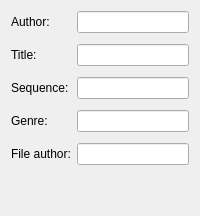
       <widget class="QWidget" name="widget_4">
        <attribute name="title">
         <string>Search</string>
        </attribute>
        <layout class="QVBoxLayout" name="verticalLayout_6">
         <item>
          <layout class="QGridLayout" name="gridLayout">
           <item row="0" column="1">
            <widget class="QLineEdit" name="searchByAuthorEdit"/>
           </item>
           <item row="2" column="1">
            <widget class="QLineEdit" name="searchByTitleEdit"/>
           </item>
           <item row="4" column="1">
            <widget class="QLineEdit" name="searchBySeqEdit"/>
           </item>
           <item row="6" column="1">
            <widget class="QLineEdit" name="searchByGenreEdit"/>
           </item>
           <item row="6" column="0">
            <widget class="QLabel" name="label_3">
             <property name="text">
              <string>Genre:</string>
             </property>
            </widget>
           </item>
           <item row="4" column="0">
            <widget class="QLabel" name="label_4">
             <property name="text">
              <string>Sequence:</string>
             </property>
            </widget>
           </item>
           <item row="2" column="0">
            <widget class="QLabel" name="label_5">
             <property name="text">
              <string>Title:</string>
             </property>
            </widget>
           </item>
           <item row="0" column="0">
            <widget class="QLabel" name="label_6">
             <property name="text">
              <string>Author:</string>
             </property>
            </widget>
           </item>
           <item row="1" column="1">
            <spacer name="verticalSpacer">
             <property name="orientation">
              <enum>Qt::Vertical</enum>
             </property>
             <property name="sizeType">
              <enum>QSizePolicy::Fixed</enum>
             </property>
             <property name="sizeHint" stdset="0">
              <size>
               <width>20</width>
               <height>5</height>
              </size>
             </property>
            </spacer>
           </item>
           <item row="3" column="1">
            <spacer name="verticalSpacer_2">
             <property name="orientation">
              <enum>Qt::Vertical</enum>
             </property>
             <property name="sizeType">
              <enum>QSizePolicy::Fixed</enum>
             </property>
             <property name="sizeHint" stdset="0">
              <size>
               <width>20</width>
               <height>5</height>
              </size>
             </property>
            </spacer>
           </item>
           <item row="5" column="1">
            <spacer name="verticalSpacer_3">
             <property name="orientation">
              <enum>Qt::Vertical</enum>
             </property>
             <property name="sizeType">
              <enum>QSizePolicy::Fixed</enum>
             </property>
             <property name="sizeHint" stdset="0">
              <size>
               <width>20</width>
               <height>5</height>
              </size>
             </property>
            </spacer>
           </item>
           <item row="8" column="0">
            <widget class="QLabel" name="label_9">
             <property name="text">
              <string>File author:</string>
             </property>
            </widget>
           </item>
           <item row="8" column="1">
            <widget class="QLineEdit" name="searchByFileAuthorEdit"/>
           </item>
           <item row="7" column="1">
            <spacer name="verticalSpacer_5">
             <property name="orientation">
              <enum>Qt::Vertical</enum>
             </property>
             <property name="sizeType">
              <enum>QSizePolicy::Fixed</enum>
             </property>
             <property name="sizeHint" stdset="0">
              <size>
               <width>20</width>
               <height>5</height>
              </size>
             </property>
            </spacer>
           </item>
          </layout>
         </item>
         <item>
          <spacer name="verticalSpacer_4">
           <property name="orientation">
            <enum>Qt::Vertical</enum>
           </property>
           <property name="sizeHint" stdset="0">
            <size>
             <width>20</width>
             <height>40</height>
            </size>
           </property>
          </spacer>
         </item>
        </layout>
       </widget>
